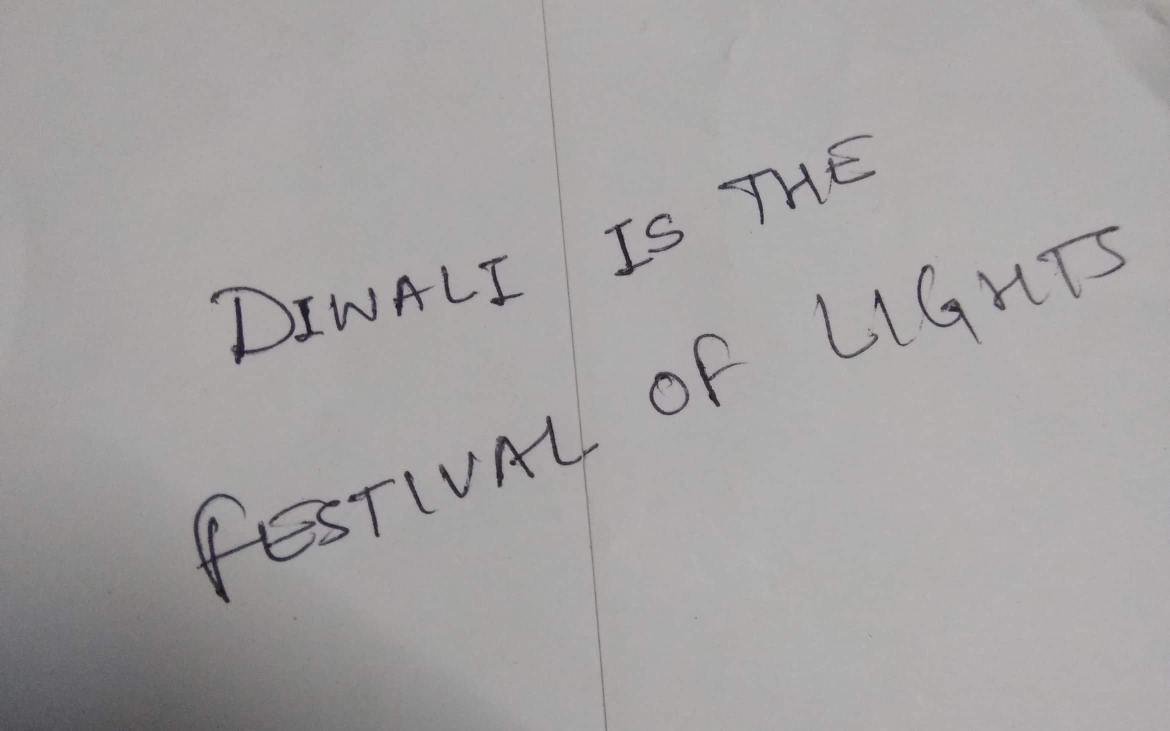
#> input picture Image beautifier/diwali.png, 2340 x 1461 px (shown at 1/2 size)
$ python imageBeautifier.py
#> lines starting #> are read from the running program, lines starting #| are printed output that depends on the picture; after the words box and inside, x2 and y2 are one past the last pixel; in counts of white or black regions, pixels touching at a corner belong together
import cv2

def funcBrightContrast(bright=0):
    bright = cv2.getTrackbarPos('bright', 'Talreja91')
    contrast = cv2.getTrackbarPos('contrast', 'Talreja91')

    effect = apply_brightness_contrast(img,bright,contrast)
    imSE = cv2.resize(effect, (960, 540))
    cv2.imshow('Effect', imSE)


def apply_brightness_contrast(input_img, brightness = 255, contrast = 127):
    brightness = map(brightness, 0, 510, -255, 255)
    contrast = map(contrast, 0, 254, -127, 127)

    if brightness != 0:
        if brightness > 0:
            shadow = brightness
            highlight = 255
        else:
            shadow = 0
            highlight = 255 + brightness
        alpha_b = (highlight - shadow)/255
        gamma_b = shadow

        buf = cv2.addWeighted(input_img, alpha_b, input_img, 0, gamma_b)
    else:
        buf = input_img.copy()

    if contrast != 0:
        f = float(131 * (contrast + 127)) / (127 * (131 - contrast))
        alpha_c = f
        gamma_c = 127*(1-f)

        buf = cv2.addWeighted(buf, alpha_c, buf, 0, gamma_c)

    cv2.putText(buf,'B:{},C:{}'.format(brightness,contrast),(10, 30), cv2.FONT_HERSHEY_SIMPLEX, 1, (0, 0, 255), 2)
    return buf

def map(x, in_min, in_max, out_min, out_max):
    return int((x-in_min) * (out_max-out_min) / (in_max-in_min) + out_min)

if __name__ == '__main__':

    original = cv2.imread("./diwali.png", 1)
#> original is the input picture: shape (1461, 2340, 3); mean B, G, R 163, 162.8, 165.6
    img = original.copy()

    cv2.namedWindow('Talreja91',1)

    bright = 255
    contrast = 127

    #Brightness value range -255 to 255
    #Contrast value range -127 to 127

    cv2.createTrackbar('bright', 'Talreja91', bright, 2*255, funcBrightContrast)
    cv2.createTrackbar('contrast', 'Talreja91', contrast, 2*127, funcBrightContrast)
    funcBrightContrast(0)
#> in apply_brightness_contrast, `cv2.putText(buf,'B:{},C:{}'.format(brightness,contrast),(10, 30), cv2...`: buf: shape (1461, 2340, 3); 0.02% of pixels changed, all inside (x1, y1, x2, y2) = (13, 8, 121, 36)
#> in funcBrightContrast, `imSE = cv2.resize(effect, (960, 540))`:
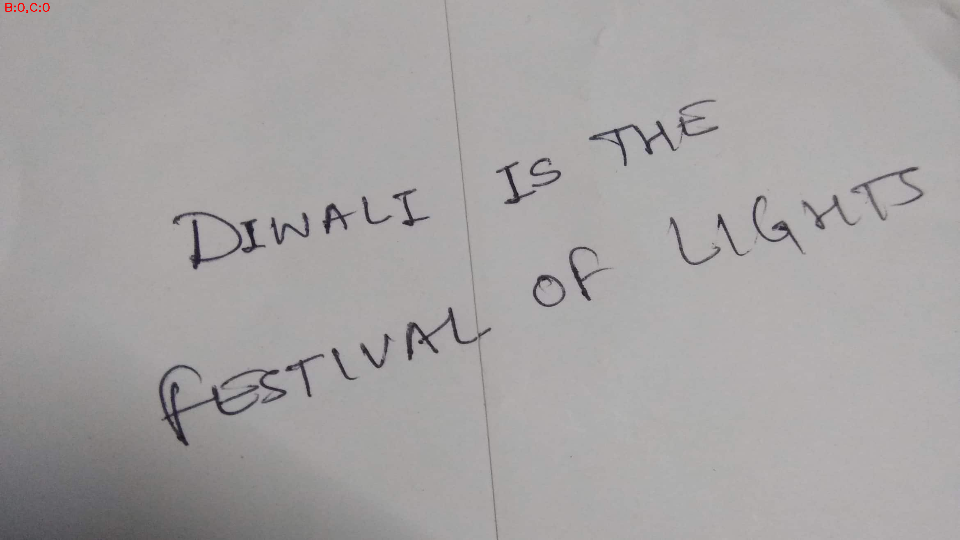
#> imSE: shape (540, 960, 3); mean B, G, R 162.9, 162.7, 165.6
    imS = cv2.resize(img, (960, 540))
    cv2.imshow('Talreja91', imS)


cv2.waitKey(0)
